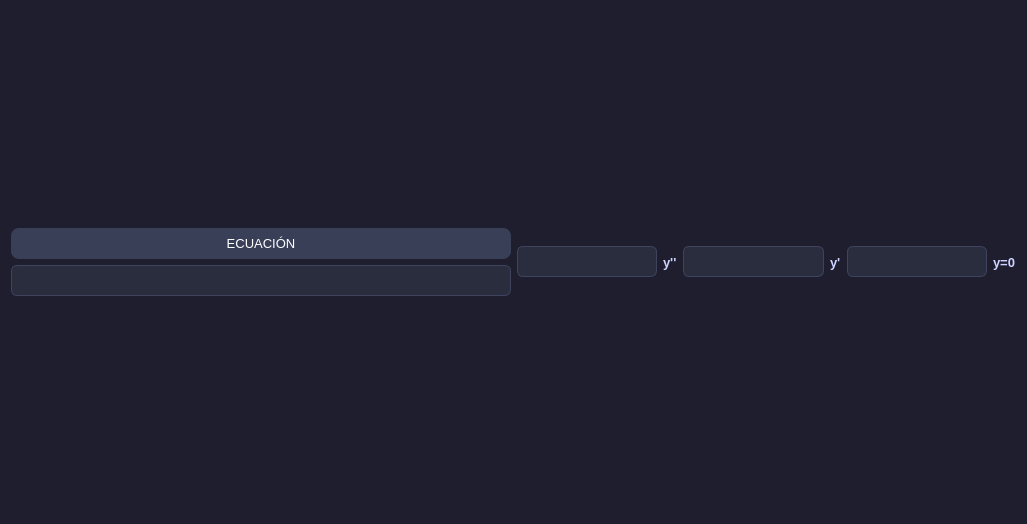
<?xml version="1.0" encoding="UTF-8"?>
<ui version="4.0">
 <class>Dialog</class>
 <widget class="QDialog" name="Dialog">
  <property name="geometry">
   <rect>
    <x>0</x>
    <y>0</y>
    <width>1027</width>
    <height>524</height>
   </rect>
  </property>
  <property name="windowTitle">
   <string>Dialog</string>
  </property>
  <property name="styleSheet">
   <string notr="true">/* Fondo general */
QWidget {
    background-color: #1e1e2f;
    color: #eaeaf0;
    font-family: 'Segoe UI', 'Roboto', sans-serif;
    font-size: 10pt;
}

/* Botones */
QPushButton {
    background-color: #3a3f58;
    border-radius: 8px;
    padding: 8px 16px;
    color: white;
}

QPushButton:hover {
    background-color: #50577a;
}

QPushButton:pressed {
    background-color: #2c2f45;
}

/* Inputs */
QLineEdit, QTextEdit {
    background-color: #2a2d3e;
    border: 1px solid #3f445e;
    border-radius: 6px;
    padding: 6px;
}

/* Labels */
QLabel {
    color: #cfd3ff;
    font-weight: 500;
}

/* ComboBox */
QComboBox {
    background-color: #2a2d3e;
    border-radius: 6px;
    padding: 5px;
}

/* Barra de menú */
QMenuBar {
    background-color: #2a2d3e;
}

QMenuBar::item:selected {
    background-color: #3f445e;
}

/* Tabs */
QTabWidget::pane {
    border: 1px solid #3f445e;
}

QTabBar::tab {
    background: #2a2d3e;
    padding: 8px;
}

QTabBar::tab:selected {
    background: #3f445e;
}</string>
  </property>
  <layout class="QGridLayout" name="gridLayout_2">
   <item row="0" column="0">
    <layout class="QGridLayout" name="gridLayout">
     <item row="0" column="0">
      <layout class="QVBoxLayout" name="verticalLayout">
       <item>
        <widget class="QPushButton" name="pushButtonC">
         <property name="text">
          <string>ECUACIÓN</string>
         </property>
        </widget>
       </item>
       <item>
        <widget class="QLineEdit" name="resultadoSolGen"/>
       </item>
      </layout>
     </item>
     <item row="0" column="1">
      <layout class="QHBoxLayout" name="horizontalLayout">
       <item>
        <widget class="QLineEdit" name="a"/>
       </item>
       <item>
        <widget class="QLabel" name="label">
         <property name="text">
          <string>y''</string>
         </property>
        </widget>
       </item>
       <item>
        <widget class="QLineEdit" name="b"/>
       </item>
       <item>
        <widget class="QLabel" name="label_2">
         <property name="text">
          <string>y'</string>
         </property>
        </widget>
       </item>
       <item>
        <widget class="QLineEdit" name="c"/>
       </item>
       <item>
        <widget class="QLabel" name="label_3">
         <property name="text">
          <string>y=0</string>
         </property>
        </widget>
       </item>
      </layout>
     </item>
    </layout>
   </item>
  </layout>
 </widget>
 <resources/>
 <connections/>
</ui>
